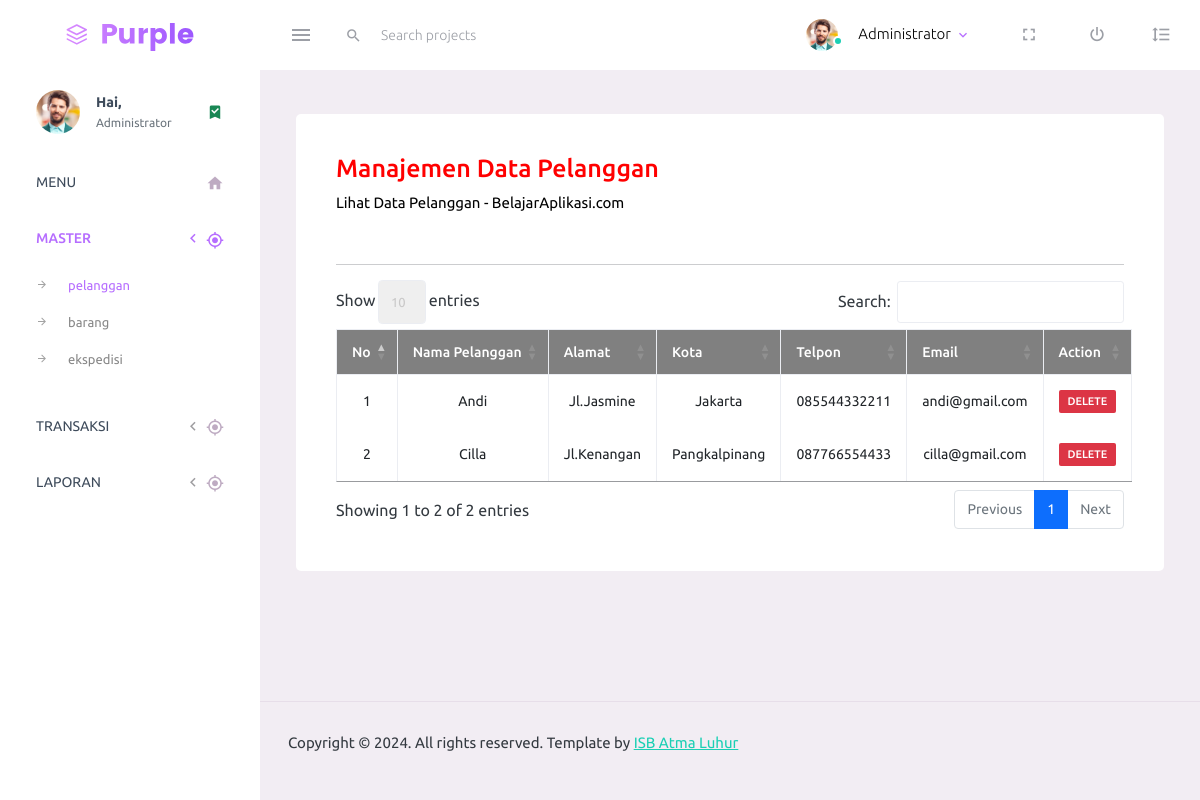
The app's page /index.php/pelanggan with its own data.
### tables this page shows
CREATE TABLE IF NOT EXISTS `pelanggan` (
  `kd_pelanggan` int(3) NOT NULL,
  `nama_pelanggan` varchar(50) NOT NULL,
  `alamat_pelanggan` varchar(100) NOT NULL,
  `kota_pelanggan` varchar(50) NOT NULL,
  `telp_pelanggan` varchar(15) NOT NULL,
  `email_pelanggan` varchar(100) NOT NULL,
  `password` varchar(50) NOT NULL
);

### application/views/layout/wrapper.php (called while the page is built)
<?php
require_once('header.php');
require_once('menu.php');
require_once('konten.php');
require_once('footer.php');
?>

### application/controllers/Pelanggan.php (called while the page is built, shortened)
<?php
class Pelanggan extends CI_Controller {
    public function __construct() {
    $this->load->model('Pelanggan_model');
    $this->load->model('General_model');
    }
    function index() {
    $query = $this->Pelanggan_model->data_pelanggan();
    $data = array(
    'title' => 'Halaman Dashboard Administrator E-Commerce',
    'isi' => 'pelanggan/pelanggan_view',
    'data' => $query
    );
    $this->load->view('layout/wrapper', $data);
    }
}
?>

### index.php (called while the page is built, shortened)
<?php
require_once BASEPATH.'core/CodeIgniter.php';

### application/views/layout/konten.php (called while the page is built)
<?php
if($isi) {
$this->load->view($isi);
}
?>

### application/models/Pelanggan_model.php (called while the page is built, shortened)
<?php
class Pelanggan_model extends CI_Model {
    public function data_pelanggan() {
    $query = $this->db->query("select * from pelanggan");
    if($query->num_rows() > 0) {
        return $query->result();
    }
    }
}
?>

### application/views/pelanggan/pelanggan_view.php (the view)
<div class="row">
<div class="col-12 grid-margin">
<div class="card">
<div class="card-body">
<h3 align="left" style="color:red;">Manajemen Data Pelanggan<br></h3>
<p align="left" style="color:black;">Lihat Data Pelanggan - BelajarAplikasi.com<br></p><br>
<hr>
<table id="tabel-akademik" class="table table-bordered" border="1">
<thead>
<tr class="warning" align="center" style="background: grey;color:white;font-weight: bold;">
<th scope="col">No</th>
<th scope="col">Nama Pelanggan</th>
<th scope="col">Alamat</th>
<th scope="col">Kota</th>
<th scope="col">Telpon</th>
<th scope="col">Email</th>
<th scope="col">Action</th>
</tr>
</thead>
<tbody>
<?php
$no= 1 ;
foreach ($data as $list) { ?>
<tr class="active" align="center">
<td><?php echo $no; ?></td>
<td><?php echo $list->nama_pelanggan; ?></td>
<td><?php echo $list->alamat_pelanggan; ?></td>
<td><?php echo $list->kota_pelanggan; ?></td>
<td><?php echo $list->telp_pelanggan; ?></td>
<td><?php echo $list->email_pelanggan; ?></td>
<td>
<a href="<?php echo base_url() ?>pelanggan/delete/<?php echo $list->kd_pelanggan; ?>"><span class="badge bg-danger">DELETE</span></a>
</td>
</tr>
<?php $no++;
}
?>
</tbody>
</table>
</div>
</div>
</div>
</div>

### application/views/layout/header.php (shortened to what this page needs)
<!DOCTYPE html>
<html lang="en">
  <head>
    <link rel="stylesheet" href="<?php echo base_url() ?>assets/vendors/mdi/css/materialdesignicons.min.css">
    <link rel="stylesheet" href="<?php echo base_url() ?>assets/vendors/css/vendor.bundle.base.css">
    <link rel="stylesheet" href="<?php echo base_url() ?>assets/css/style.css">
    <link rel="stylesheet" href="<?php echo base_url() ?>assets/datatables-bs4/css/dataTables.bootstrap4.css">
  </head>
  <body>
      <nav class="navbar default-layout-navbar col-lg-12 col-12 p-0 fixed-top d-flex flex-row">
        <div class="text-center navbar-brand-wrapper d-flex align-items-center justify-content-center">
          <a class="navbar-brand brand-logo" href="index.html"><img src="<?php echo base_url() ?>assets/images/logo.svg" alt="logo" /></a>
        </div>
        <div class="navbar-menu-wrapper d-flex align-items-stretch">
          <button class="navbar-toggler navbar-toggler align-self-center" type="button" data-toggle="minimize">
            <span class="mdi mdi-menu"></span>
          </button>
          <div class="search-field d-none d-md-block">
            <form class="d-flex align-items-center h-100" action="#">
              <div class="input-group">
                <div class="input-group-prepend bg-transparent">
                  <i class="input-group-text border-0 mdi mdi-magnify"></i>
                </div>
                <input type="text" class="form-control bg-transparent border-0" placeholder="Search projects">
              </div>
            </form>
          </div>
          <ul class="navbar-nav navbar-nav-right">
            <li class="nav-item nav-profile dropdown">
              <a class="nav-link dropdown-toggle" id="profileDropdown" href="#" data-bs-toggle="dropdown" aria-expanded="false">
                <div class="nav-profile-img">
                  <img src="<?php echo base_url() ?>assets/images/faces/face1.jpg" alt="image">
                  <span class="availability-status online"></span>
                </div>
                <div class="nav-profile-text">
                <p class="mb-1 text-black">Administrator</p>
                </div>
              </a>
            </li>
            <li class="nav-item d-none d-lg-block full-screen-link">
              <a class="nav-link">
                <i class="mdi mdi-fullscreen" id="fullscreen-button"></i>
              </a>
            </li>
            <li class="nav-item nav-logout d-none d-lg-block">
              <a class="nav-link" href="#">
                <i class="mdi mdi-power"></i>
              </a>
            </li>
            <li class="nav-item nav-settings d-none d-lg-block">
              <a class="nav-link" href="#">
                <i class="mdi mdi-format-line-spacing"></i>
              </a>
            </li>
          </ul>
        </div>
      </nav>

### application/views/layout/menu.php (shortened to what this page needs)
      <div class="container-fluid page-body-wrapper">
        <nav class="sidebar sidebar-offcanvas" id="sidebar">
          <ul class="nav">
            <li class="nav-item nav-profile">
              <a href="#" class="nav-link">
                <div class="nav-profile-image">
                  <img src="<?php echo base_url() ?>assets/images/faces/face1.jpg" alt="profile">
                </div>
                <div class="nav-profile-text d-flex flex-column">
                  <span class="font-weight-bold mb-2">Hai,</span>
                  <span class="text-secondary text-small">Administrator</span>
                </div>
                <i class="mdi mdi-bookmark-check text-success nav-profile-badge"></i>
              </a>
            </li>
            <li class="nav-item">
              <a class="nav-link" href="<?php echo base_url() ?>dashboard">
                <span class="menu-title">MENU</span>
                <i class="mdi mdi-home menu-icon"></i>
              </a>
            </li>
            <li class="nav-item">
              <a class="nav-link" data-bs-toggle="collapse" href="#ui-basic" aria-expanded="false" aria-controls="ui-basic">
                <span class="menu-title">MASTER</span>
                <i class="menu-arrow"></i>
                <i class="mdi mdi-crosshairs-gps menu-icon"></i>
              </a>
              <div class="collapse" id="ui-basic">
                <ul class="nav flex-column sub-menu">
                  <li class="nav-item"> <a class="nav-link" href="<?php echo base_url() ?>pelanggan">pelanggan</a></li>
                  <li class="nav-item"> <a class="nav-link" href="<?php echo base_url() ?>barang">barang</a></li>
                  <li class="nav-item"> <a class="nav-link" href="<?php echo base_url() ?>ekspedisi">ekspedisi</a></li>
                </ul>
              </div>
            </li>
                        <li class="nav-item">
              <a class="nav-link" data-bs-toggle="collapse" href="#ui-basic" aria-expanded="false" aria-controls="ui-basic">
                <span class="menu-title">TRANSAKSI</span>
                <i class="menu-arrow"></i>
                <i class="mdi mdi-crosshairs-gps menu-icon"></i>
              </a>
            </li>
             <li class="nav-item">
              <a class="nav-link" data-bs-toggle="collapse" href="#ui-basic" aria-expanded="false" aria-controls="ui-basic">
                <span class="menu-title">LAPORAN</span>
                <i class="menu-arrow"></i>
                <i class="mdi mdi-crosshairs-gps menu-icon"></i>
              </a>
            </li>
          </ul>
        </nav>
        <div class="main-panel">
          <div class="content-wrapper">
<div class="row">
                <div class="col-lg-12 col-sm-12 col-xs-12">
                    <div class="product-sales-chart">

### application/views/layout/footer.php (shortened to what this page needs)
</div>
</div>
</div>
</div>
          <footer class="footer">
            <div class="container-fluid d-flex justify-content-between">
            <p>Copyright © 2024. All rights reserved. Template by
              <a href="https://colorlib.com/wp/templates/">ISB Atma Luhur</a></p>
            </div>
          </footer>
        </div>
      </div>
  </body>
</html>

### records on screen
pelanggan: nama_pelanggan "Andi", alamat_pelanggan "Jl.Jasmine", kota_pelanggan "Jakarta", telp_pelanggan "085544332211", email_pelanggan "andi@gmail.com"
pelanggan: nama_pelanggan "Cilla", alamat_pelanggan "Jl.Kenangan", kota_pelanggan "Pangkalpinang", telp_pelanggan "087766554433", email_pelanggan "cilla@gmail.com"
